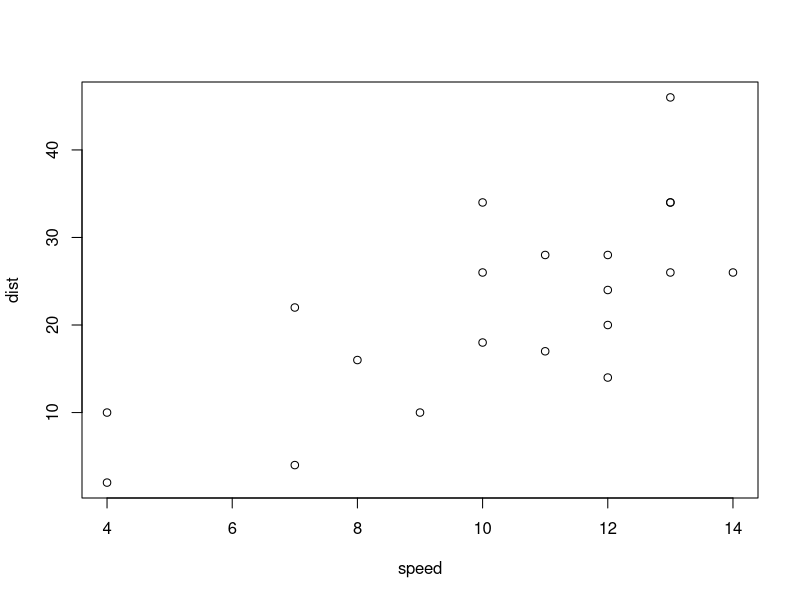
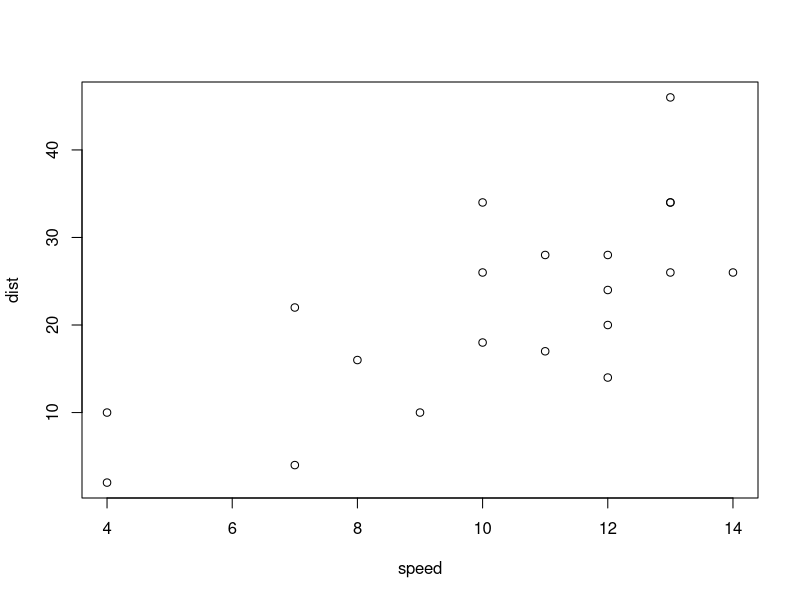

These charts were generated, in order, by the following R code:
## ---- chunk 1
cache <- TRUE
fig.cache <- TRUE
## ---- chunk 2
knitr::opts_chunk$set(echo = TRUE)
## ---- chunk 3
sub.tmp <- cars[1:20, ]
## ---- chunk 4
plot(sub.tmp)
## ---- chunk 5
plot(sub.tmp)
